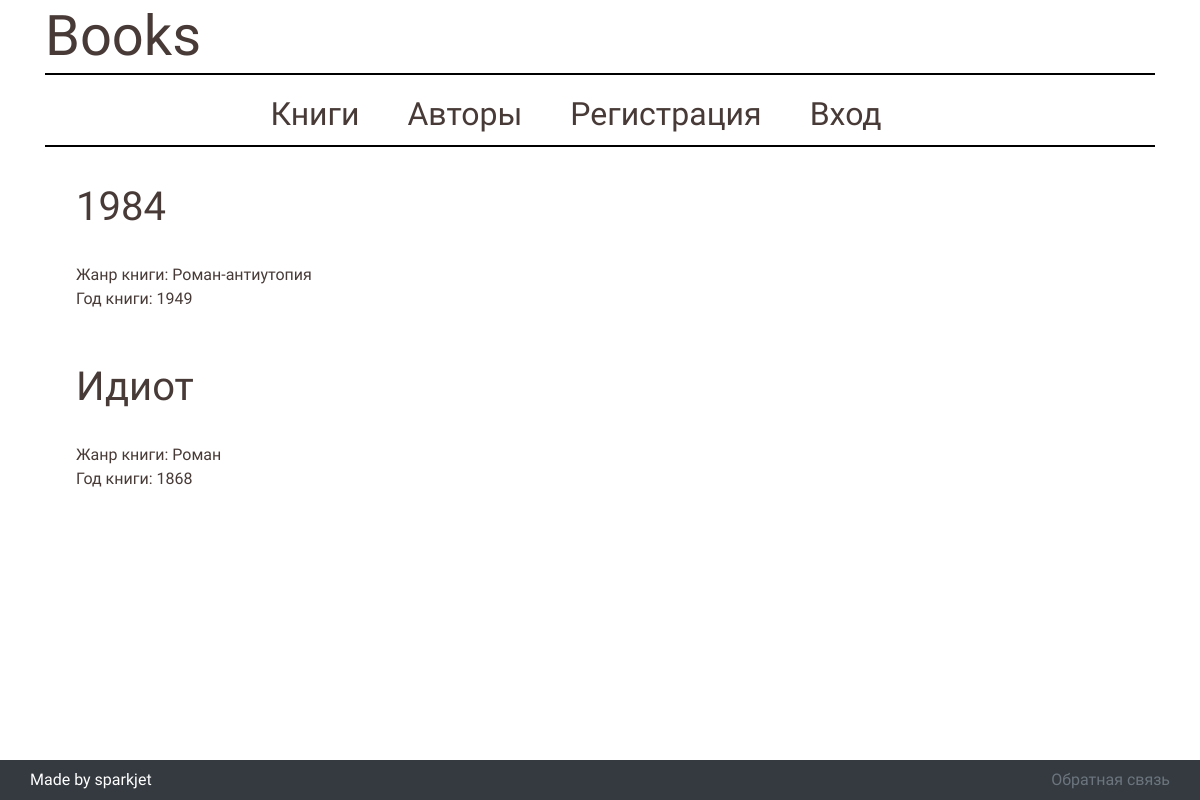
The page /books/ on the database its author committed.
### bookapp/models.py (models this page shows, shortened)
class Book(models.Model):
	book_autor = models.ForeignKey(Autor, on_delete=models.SET_NULL, null=True)
	book_autor_info = models.CharField(max_length=303)
	book_name = models.CharField(max_length=2**10)
	book_genre = models.CharField(max_length=32)
	book_picture = models.ImageField(upload_to='bookapp/static/bookapp/pictures', default=None)
	book_year = models.PositiveSmallIntegerField(
			validators=[
				MaxValueValidator(
					datetime.now().year,
					'Год должен быть не больше чем тукущий'
				)
			]
		)
	book_description = models.TextField()

### bookapp/views.py (the view)
# urls.py: path('books/', views.books, name='books'),
def books(request):
	books_list = Book.objects.all()[:5]
	context = {
		'books_list': books_list,
	}
	return render(request, 'bookapp/books.html', context)

### bookapp/templates/bookapp/books.html
{% extends "bookapp/primary_pattern.html" %}
{% load static %}
{% block page_configs %}
	<link rel="stylesheet" type="text/css" href="{% static 'bookapp/styles_for_books.css' %}">
{% endblock page_configs %}
{% block content %}
	<div class="booklist">
	{% if books_list %}
		{% for book in books_list %}
		<a href="{% url 'bookapp:particular_book' book.pk %}" class="book-wrapper">
			<div class="book">
				<h1 class="book-title">{{ book.book_name }}</h1><br>
				<span class="book-genre">Жанр книги: {{ book.book_genre }}</span><br>
				<span class="book-year">Год книги: {{ book.book_year }}</span>
			</div>
		</a>
		{% endfor %}
	{% else %}
		<p>No books are available.</p>
	{% endif %}
	</div>
{% endblock content %}

### bookapp/static/bookapp/styles.css (style rules this page uses)
* { margin: 0; padding: 0; }
body { font-family: 'Roboto Condensed', sans-serif !important; }
a { text-decoration: none !important; }

### bookapp/static/bookapp/styles_for_books.css (style rules this page uses)
.booklist { width: 90%; margin: 17px 15px; }
.book-wrapper { text-decoration: none; color: #483B37; }
.book { padding: 1em; margin-top: 20px; }

### rows shown on the page
Book: book_name "1984", book_genre "Роман-антиутопия", book_year "1949"
Book: book_name "Идиот", book_genre "Роман", book_year "1868"
